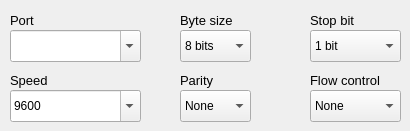
        <widget class="QWidget" name="tab_serial_2">
         <attribute name="title">
          <string>Serial</string>
         </attribute>
         <widget class="QLabel" name="label_66">
          <property name="geometry">
           <rect>
            <x>180</x>
            <y>70</y>
            <width>90</width>
            <height>21</height>
           </rect>
          </property>
          <property name="font">
           <font>
            <pointsize>10</pointsize>
            <weight>50</weight>
            <bold>false</bold>
           </font>
          </property>
          <property name="text">
           <string>Parity</string>
          </property>
         </widget>
         <widget class="QLabel" name="label_67">
          <property name="geometry">
           <rect>
            <x>310</x>
            <y>10</y>
            <width>90</width>
            <height>21</height>
           </rect>
          </property>
          <property name="font">
           <font>
            <pointsize>10</pointsize>
            <weight>50</weight>
            <bold>false</bold>
           </font>
          </property>
          <property name="text">
           <string>Stop bit</string>
          </property>
         </widget>
         <widget class="QLabel" name="label_68">
          <property name="geometry">
           <rect>
            <x>310</x>
            <y>70</y>
            <width>90</width>
            <height>21</height>
           </rect>
          </property>
          <property name="font">
           <font>
            <pointsize>10</pointsize>
            <weight>50</weight>
            <bold>false</bold>
           </font>
          </property>
          <property name="text">
           <string>Flow control</string>
          </property>
         </widget>
         <widget class="QComboBox" name="comboBox_str2str_out_ser_parity_2">
          <property name="geometry">
           <rect>
            <x>180</x>
            <y>90</y>
            <width>71</width>
            <height>32</height>
           </rect>
          </property>
          <item>
           <property name="text">
            <string>None</string>
           </property>
          </item>
          <item>
           <property name="text">
            <string>Even</string>
           </property>
          </item>
          <item>
           <property name="text">
            <string>Odd</string>
           </property>
          </item>
         </widget>
         <widget class="QComboBox" name="comboBox_str2str_out_ser_bsize_2">
          <property name="geometry">
           <rect>
            <x>180</x>
            <y>30</y>
            <width>71</width>
            <height>32</height>
           </rect>
          </property>
          <property name="currentIndex">
           <number>1</number>
          </property>
          <item>
           <property name="text">
            <string>7 bits</string>
           </property>
          </item>
          <item>
           <property name="text">
            <string>8 bits</string>
           </property>
          </item>
         </widget>
         <widget class="QLabel" name="label_69">
          <property name="geometry">
           <rect>
            <x>180</x>
            <y>10</y>
            <width>90</width>
            <height>21</height>
           </rect>
          </property>
          <property name="font">
           <font>
            <pointsize>10</pointsize>
            <weight>50</weight>
            <bold>false</bold>
           </font>
          </property>
          <property name="text">
           <string>Byte size</string>
          </property>
         </widget>
         <widget class="QComboBox" name="comboBox_str2str_out_ser_stopb_2">
          <property name="geometry">
           <rect>
            <x>310</x>
            <y>30</y>
            <width>91</width>
            <height>32</height>
           </rect>
          </property>
          <item>
           <property name="text">
            <string>1 bit</string>
           </property>
          </item>
          <item>
           <property name="text">
            <string>2 bits</string>
           </property>
          </item>
         </widget>
         <widget class="QComboBox" name="comboBox_str2str_out_ser_port_2">
          <property name="geometry">
           <rect>
            <x>10</x>
            <y>30</y>
            <width>131</width>
            <height>32</height>
           </rect>
          </property>
          <property name="editable">
           <bool>true</bool>
          </property>
         </widget>
         <widget class="QLabel" name="label_70">
          <property name="geometry">
           <rect>
            <x>10</x>
            <y>70</y>
            <width>90</width>
            <height>21</height>
           </rect>
          </property>
          <property name="font">
           <font>
            <pointsize>10</pointsize>
            <weight>50</weight>
            <bold>false</bold>
           </font>
          </property>
          <property name="text">
           <string>Speed</string>
          </property>
         </widget>
         <widget class="QComboBox" name="comboBox_str2str_out_ser_speed_2">
          <property name="geometry">
           <rect>
            <x>10</x>
            <y>90</y>
            <width>131</width>
            <height>32</height>
           </rect>
          </property>
          <property name="editable">
           <bool>true</bool>
          </property>
          <property name="currentIndex">
           <number>5</number>
          </property>
          <item>
           <property name="text">
            <string>300</string>
           </property>
          </item>
          <item>
           <property name="text">
            <string>600</string>
           </property>
          </item>
          <item>
           <property name="text">
            <string>1200</string>
           </property>
          </item>
          <item>
           <property name="text">
            <string>2400</string>
           </property>
          </item>
          <item>
           <property name="text">
            <string>4800</string>
           </property>
          </item>
          <item>
           <property name="text">
            <string>9600</string>
           </property>
          </item>
          <item>
           <property name="text">
            <string>19200</string>
           </property>
          </item>
          <item>
           <property name="text">
            <string>38400</string>
           </property>
          </item>
          <item>
           <property name="text">
            <string>57600</string>
           </property>
          </item>
          <item>
           <property name="text">
            <string>115200</string>
           </property>
          </item>
          <item>
           <property name="text">
            <string>230400</string>
           </property>
          </item>
          <item>
           <property name="text">
            <string>460800</string>
           </property>
          </item>
          <item>
           <property name="text">
            <string>921600</string>
           </property>
          </item>
         </widget>
         <widget class="QComboBox" name="comboBox_str2str_out_ser_fctr_2">
          <property name="geometry">
           <rect>
            <x>310</x>
            <y>90</y>
            <width>91</width>
            <height>32</height>
           </rect>
          </property>
          <item>
           <property name="text">
            <string>None</string>
           </property>
          </item>
          <item>
           <property name="text">
            <string>RTS/CTS</string>
           </property>
          </item>
         </widget>
         <widget class="QLabel" name="label_71">
          <property name="geometry">
           <rect>
            <x>10</x>
            <y>10</y>
            <width>90</width>
            <height>21</height>
           </rect>
          </property>
          <property name="font">
           <font>
            <pointsize>10</pointsize>
            <weight>50</weight>
            <bold>false</bold>
           </font>
          </property>
          <property name="text">
           <string>Port</string>
          </property>
         </widget>
        </widget>
